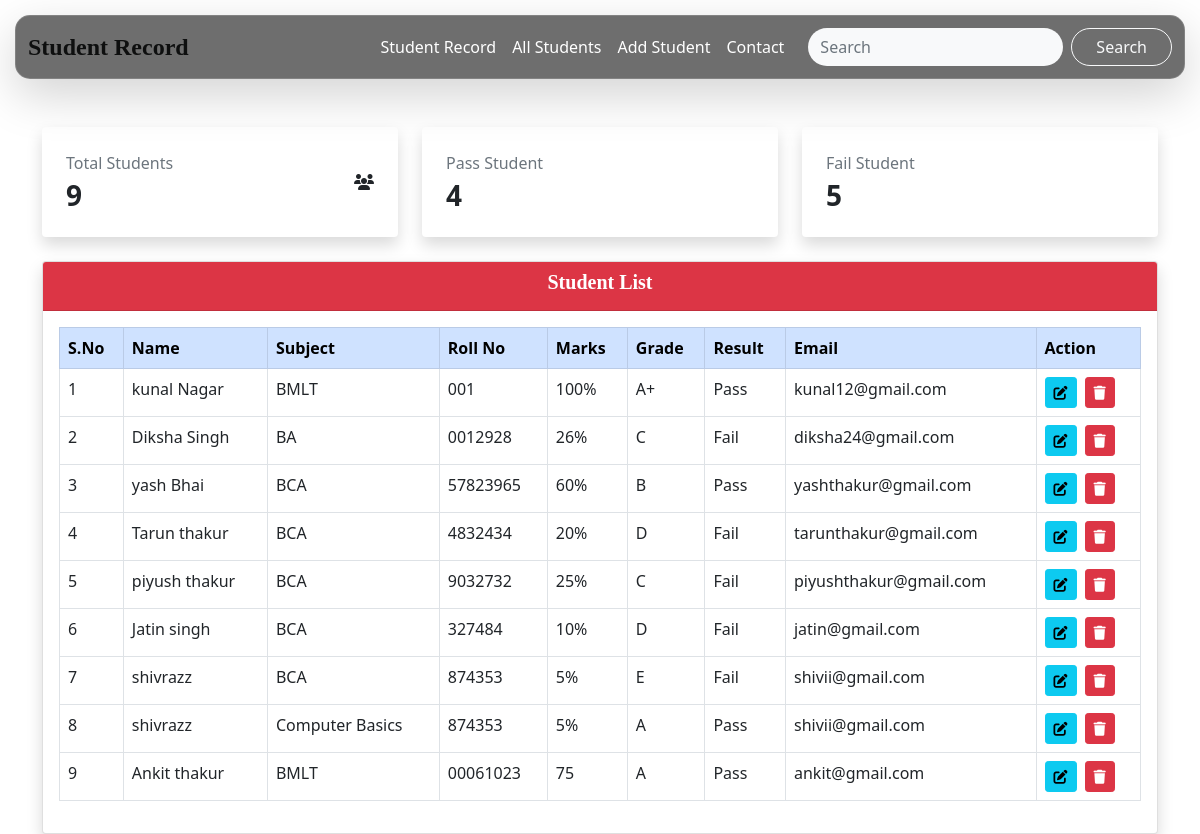
The page / on the database its author committed.
### app/models.py (models this page shows, shortened)
class studentModel(models.Model):
    name = models.CharField(max_length=90)
    subject = models.CharField(max_length=50, null=True, blank=True)
    roll = models.CharField(max_length=20, null=True, blank=True)
    marks = models.CharField(max_length=10, null=True, blank=True)
    grade = models.CharField(max_length=10, null=True, blank=True)
    result = models.CharField(max_length=10,null=True, blank=True)
    email = models.EmailField(max_length=200, null=True, blank=True)
    password = models.CharField(max_length=128)

### crud/views.py (the view)
# urls.py: path('', views.home, name='home'),
def home(request):
    form = StudentForm()
    data = studentModel.objects.all()
    total = studentModel.objects.all().count()
    pas = studentModel.objects.filter(result = "Pass").count()
    Fail = studentModel.objects.filter(result__icontains = "f").count( )
    if request.method == 'POST':
        form = StudentForm(request.POST)
        if form.is_valid():
            form.save()
            return redirect('home')
    return render(request, 'index.html', {'form': form, 'data': data, "total": total, "pass":pas, "fail":Fail})

### templates/index.html (shortened to what this page needs)
{% extends "base.html" %}
{% block content %}
<section class="crud container mt-5">
  <div class="stats-card">
    <div class="row">
      <div class="col-lg-4 col-md-6 mb-4">
        <div class="p-4 bg-white shadow rounded d-flex justify-content-between align-items-center">
          <div>
            <p class="text-muted mb-1">Total Students</p>
            <h3 class="fw-bold mb-0">{{total}}</h3>
          </div>
            <i class="fas fa-users"></i>
        </div>
      </div>
      <div class="col-lg-4 col-md-6 mb-4">
        <div class="p-4 bg-white shadow rounded d-flex justify-content-between align-items-center">
          <div>
            <p class="text-muted mb-1">Pass Student</p>
            <h3 class="fw-bold mb-0">{{pass}}</h3>
          </div>
        </div>
      </div>
      <div class="col-lg-4 col-md-6 mb-4">
        <div class="p-4 bg-white shadow rounded d-flex justify-content-between align-items-center">
          <div>
            <p class="text-muted mb-1">Fail Student</p>
            <h3 class="fw-bold mb-0">{{fail}}</h3>
          </div>
        </div>
      </div>
    </div>
  </div>
  <div class="col-md-8 w-100">
    <div class="card shadow">
      <div class="card-header bg-danger text-white text-center">
        <h5>Student List</h5>
      </div>
      <div class="card-body table-responsive">
        <table class="table table-bordered table-hover">
          <thead class="table-primary">
            <tr>
              <th>S.No</th>
              <th>Name</th>
              <th>Subject</th>
              <th>Roll No</th>
              <th>Marks</th>
              <th>Grade</th>
              <th>Result</th>
              <th>Email</th>
              <th>Action</th>
            </tr>
          </thead>
          <tbody>
            {% for i in data %}
            <tr>
              <td>{{ forloop.counter }}</td>
              <td>{{ i.name }}</td>
              <td>{{ i.subject }}</td>
              <td>{{ i.roll }}</td>
              <td>{{ i.marks }}</td>
              <td>{{ i.grade }}</td>
              <td>{{ i.result }}</td>
              <td>{{ i.email }}</td>
              <td>
                <div class="d-flex gap-2">
                  <form action="{% url 'update' i.id %}" method="get">
                    <button type="submit" class="btn btn-sm btn-info"><i class="fa-solid fa-pen-to-square"></i></button>
                  </form>
                  <a href="{% url 'delete' i.id %}" class="btn btn-sm btn-danger"
                    onclick="return confirm('Are you sure you want to delete this record?');"><i class="fa-solid fa-trash"></i></a>
                </div>
              </td>
            </tr>
            {% empty %}
            <tr>
              <td colspan="7" class="text-center">No Records Found</td>
            </tr>
            {% endfor %}
          </tbody>
        </table>
      </div>
    </div>
  </div>
</section>
{% endblock content %}

### templates/base.html (shortened to what this page needs)
<!doctype html>
<html lang="en">
<head>
  <link href="https://cdn.jsdelivr.net/npm/bootstrap@5.0.2/dist/css/bootstrap.min.css" rel="stylesheet"
>
  <link rel="stylesheet" href="/static/css/style.css">
  <link rel="stylesheet" href="https://cdnjs.cloudflare.com/ajax/libs/font-awesome/6.7.2/css/all.min.css"
 />
</head>
<body>
  <nav class="navbar navbar-expand-lg glass-navbar shadow-lg">
    <div class="container-fluid">
      <a class="navbar-brand text-white fw-bold fs-4" href="{% url 'home' %}">Student Record</a>
      <div class="collapse navbar-collapse" id="navbarSupportedContent">
        <ul class="navbar-nav ms-auto mb-2 mb-lg-0">
          <li class="nav-item">
            <a class="nav-link text-white" href="#">Student Record</a>
          </li>
          <li class="nav-item">
            <a class="nav-link text-white" href="#">All Students</a>
          </li>
          <li class="nav-item">
            <a class="nav-link text-white" href="{% url 'add' %}">Add Student</a>
          </li>
          <li class="nav-item">
            <a class="nav-link text-white" href="{% url 'contact' %}">Contact</a>
          </li>
        </ul>
        <form class="d-flex ms-3" action="{% url 'search' %}" method="get" role="search">
          <input name="q" class="form-control me-2 bg-light border-0 rounded-pill" type="search" placeholder="Search"
            aria-label="Search" />
          <button class="btn btn-outline-light rounded-pill px-4" type="submit">Search</button>
        </form>
      </div>
    </div>
  </nav>
  {% block content %}
  {% endblock content %}
</body>
</html>

### static/css/style.css (style rules this page uses)
.glass-navbar { background: rgba(8, 8, 8, 0.584); backdrop-filter: blur(12px); -webkit-backdrop-filter: blur(12px); border: 1px solid rgba(255, 255, 255, 0.15); border-radius: 15px; margin: 15px; }
.navbar-brand { color: #0e0f0f !important; transition: 0.3s; font-family: Edu NSW ACT Hand Pre, cursive; font-weight: 600; }
h5 { font-family: Edu NSW ACT Hand Pre, cursive; font-weight: 600; }

### rows shown on the page
studentModel: name "kunal Nagar", subject "BMLT", roll "001", marks "100%", grade "A+", result "Pass", email "kunal12@gmail.com"
studentModel: name "Diksha Singh", subject "BA", roll "0012928", marks "26%", grade "C", result "Fail", email "diksha24@gmail.com"
studentModel: name "yash Bhai", subject "BCA", roll "57823965", marks "60%", grade "B", result "Pass", email "yashthakur@gmail.com"
studentModel: name "Tarun thakur", subject "BCA", roll "4832434", marks "20%", grade "D", result "Fail", email "tarunthakur@gmail.com"
studentModel: name "piyush thakur", subject "BCA", roll "9032732", marks "25%", grade "C", result "Fail", email "piyushthakur@gmail.com"
studentModel: name "Jatin singh", subject "BCA", roll "327484", marks "10%", grade "D", result "Fail", email "jatin@gmail.com"
studentModel: name "shivrazz", subject "BCA", roll "874353", marks "5%", grade "E", result "Fail", email "shivii@gmail.com"
studentModel: name "shivrazz", subject "Computer Basics", roll "874353", marks "5%", grade "A", result "Pass", email "shivii@gmail.com"
studentModel: name "Ankit thakur", subject "BMLT", roll "00061023", marks "75", grade "A", result "Pass", email "ankit@gmail.com"

### other values the page prints
{{ total }} "9"
{{ pass }} "4"
{{ fail }} "5"
